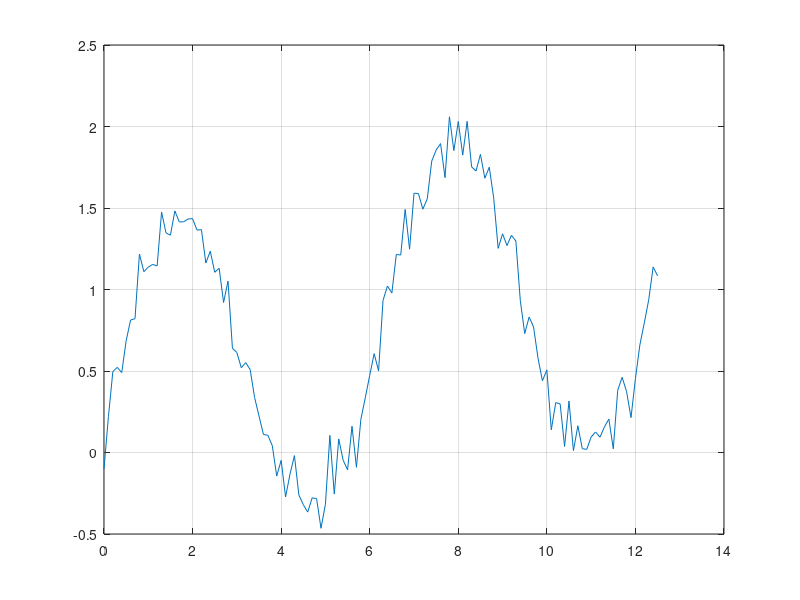

Write MATLAB code to recreate this figure. (Note: this script raises an error after producing the figure.)
clear all; clc;

t=0:0.1:4*pi;
n=length(t);
okres=n/2;

l=normrnd(0,1,1,n)/10;

y=sqrt(t/10)+sin(t)+l;

figure(1);
plot(t,y);
grid on;

a=1:okres;
x=[a, a; a*0+log(1), a*0+log(2)];

%----------------------------------

inputs = x;
targets = y;

% Create a Fitting Network
hiddenLayerSize = 20;
net = fitnet(hiddenLayerSize);

net.divideParam.trainRatio = 70/100;
net.divideParam.valRatio = 15/100;
net.divideParam.testRatio = 15/100;

[net,tr] = train(net,inputs,targets);

% Test the Network
i=[a; a*0+log(2)];
inputs = [x, i];
yp = net(inputs);

figure(2);
plot(yp);
grid on;
